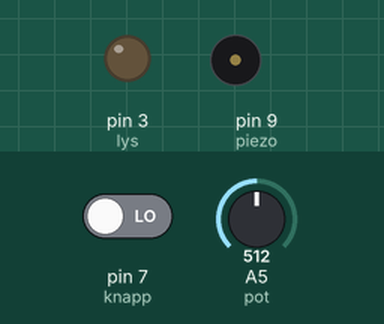
A sketch run on a simulated Arduino Uno, built with avr-gcc and run on an emulated ATmega328P. Parts: output pins drawn as LEDs (lit = HIGH), buzzer (waves = sounding). The test bench sets the inputs (shaded band); at power-on: pin 7 (knapp) LOW, A5 (pot) = 512. What the sketch prints to the serial monitor is not drawn.

Above: at 1.2 s.
1.3 s: pin 7 (knapp) driven HIGH
At 4.1 s:
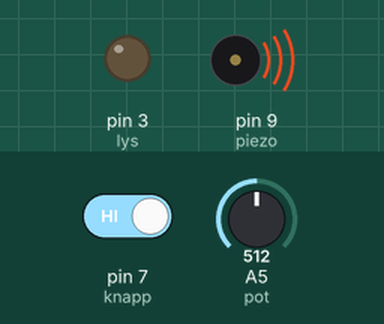
4.3 s: pin 7 (knapp) driven LOW
At 5.5 s:
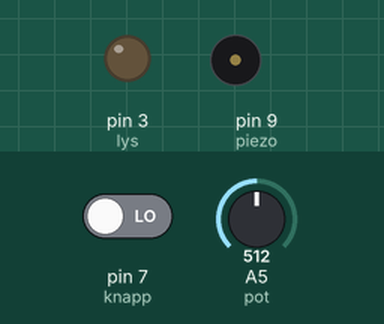
6.5 s: A5 (pot) set to 77
9.5 s: A5 (pot) set to 68
At 10.9 s:
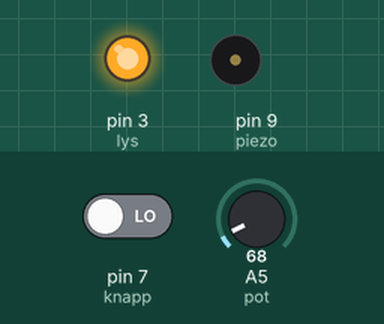
Timing chart, 0 to 12.2 s (numbered marks = the images above; inputs shaded):
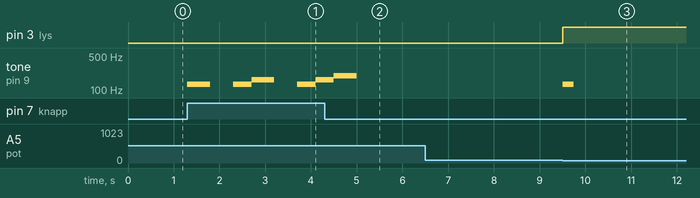

The sketch:

bevegelsesMotivator.ino
```cpp
// Setter verdiene til komponenter på Arduinoen.
int knapp = 7;
int piezo = 9;
int lys = 3;
int pot = A5;

// Variabler for å holde rede på tiden ved reset.
unsigned long startMillis = 0;
unsigned long currentMillis;
unsigned long elapsedMillis;

//Toner
int e = 329.63;
int dSharp = 311.13;
int b = 246.94;
int d = 293.66;
int c = 261.63;
int a = 220.00;
int gSharp = 207.65;
int e3 = 164.81;
int c3 = 130.81;

//Melodier
int del1[9] = {e, dSharp, e, dSharp, e, b, d, c, a};
int del2[9] = {c3, e3, a, b, e3, gSharp, b, c, e3};
int del3[9] = {e, dSharp, e, dSharp, e, b, d, c, a};
int del4[8] = {c3, e3, a, b, e3, c, b, a};

//Diverse variabler for å holde rede på ulike funksjoner til prototypen.
int periode = 0;
unsigned long permap = 0;
boolean lyser = false;
int teller;
boolean status; //status brukes for aa sorge for at bare et steg spilles av gangen.
boolean signal = false;

void setup() {
//Setter Lys og Piezo til Output, tar inputt fra knappen.
pinMode(lys, OUTPUT);
pinMode(piezo, OUTPUT);
pinMode(knapp, INPUT);
//Serial for debugging.
Serial.begin(9600);
}

void loop() {
  //Oppdaterer tiden for denne perioden.
  elapsedMillis = (millis() - startMillis);

  //Leser fra potensiometeret og gjør verdien om til det samme som millis.
  periode = analogRead(pot);
  permap = map(periode, 0, 1023, 0, 60000);

  //Sjekker om perioden er over. Hvis ja, skru på lys og sett variabel
  //for å stoppe print i terminal.
  if (elapsedMillis > permap){
    digitalWrite(lys, HIGH);
    if(lyser == false){
      tone(piezo, 130.81, 250);
      }
    lyser = true;
  }

  //Printer i terminalen hvis klokka går. Når perioden er over stopper den.
  if(lyser == false){
    //Serial.print(elapsedMillis);
    //Serial.print("\n");
  } else {
    }

  //Spiller av lyd, skrur av lyset, resetter timeren.
  if (digitalRead(knapp) == HIGH){
    lyd();
    digitalWrite(lys, LOW);
    lyser = false;
    startMillis = millis();
  }
}

//Vi lagde en egen funksjon for lyd da den ble litt komplisert
//og uoversiktelig å ha i void() loop.
void lyd(){

   teller++;
   status = false;
   Serial.print(teller);

  if(teller == 1 && status == false){ //Hvis brukeren har 1 poeng
  tone(piezo, 130.81, 500); //Spiller av tone 1
    status = true;
    delay(1000); //Delay brukt for å få riktig tone lengde
  }

  else if(teller == 2 && status == false){ //Hvis brukeren har 2 poeng
    tone(piezo, 130.81); //Spiller av tone 1
    delay(400); //Delay brukt for å få riktig tone lengde
  tone(piezo, 164.81, 500); //Spiller tone 2
    status = true;
    delay(1000); //Delay brukt for å få riktig tone lengde
  }

  else if (teller == 3 && status == false){ //Hvis brukeren har 3 poeng
    tone(piezo, 130.81); //spiller tone 1
    delay(400); //Delay brukt for å få riktig tone lengde
  tone(piezo, 164.81); //spiller tone 2
    delay(400); //Delay brukt for å få riktig tone lengde
    tone(piezo, 196.00, 500);
    status = true; //spiller tone 3
    delay(1000); //Delay brukt for å få riktig tone lengde
  }

  else if (teller == 4 && status == false){ //Hvis brukeren har 4 poeng
      for (int i=0; i<sizeof del1/sizeof del1[0]; i++) { //For-lokke som spiller av del 1 av tonenen i melodien Fur Elise
      int note = del1[i];
      tone(piezo, note);
      if (i == 8){
        delay(800); //Delay brukt for å få riktig tone lengde
      } else{
      delay(400); //Delay brukt for å få riktig tone lengde
      }
    }

    for (int i=0; i<sizeof del2/sizeof del2[0]; i++) { //For-lokke som spiller av del 2 av tonenen i melodien Fur Elise
      int note = del2[i];
      tone(piezo, note);
      if (i == 3 || i == 7){
        delay(800); //Delay brukt for å få riktig tone lengde
      } else{
      delay(400); //Delay brukt for å få riktig tone lengde
      }
    }

    for (int i=0; i<sizeof del3/sizeof del3[0]; i++) { //For-lokke som spiller av del 3 av tonenen i melodien Fur Elise
      int note = del3[i];
      tone(piezo, note);
      if (i == 8){
        delay(800); //Delay brukt for å få riktig tone lengde
      } else{
      delay(400); //Delay brukt for å få riktig tone lengde
      }
    }

  for (int i=0; i<sizeof del4/sizeof del4[0]; i++) { //For-lokke som spiller av del 4 av tonenen i melodien Fur Elise
      int note = del4[i];
      if (i == 3){
        tone(piezo, note);
      delay(800); //Delay brukt for å få riktig tone lengde
      }
      else if(i == 7){
        tone(piezo, note, 400);
      }
      else{
        tone(piezo, note);
      delay(400); //Delay brukt for å få riktig tone lengde
      }
    }
    status = true;
    teller = 0;
  }
}
```

Measured:
- the behaviour switches between 69 and 68 on A5 (pot) (found by bisection; images 2 and 3)
- after the input at 1.3 s, tone on pin 9 (piezo): plays 130 Hz for 0.50 s, 130 Hz for 0.40 s, 164 Hz for 0.50 s, 130 Hz for 0.40 s, 164 Hz for 0.20 s, starting at once
- after the input at 4.3 s, tone on pin 9 (piezo): goes on until 5.0 s, then stays silent
- after the input at 6.5 s, every drawn part: stays the same
- after the input at 9.5 s, pin 3 (lys): LOW → HIGH after 0.00 s instead of 0.52 s
